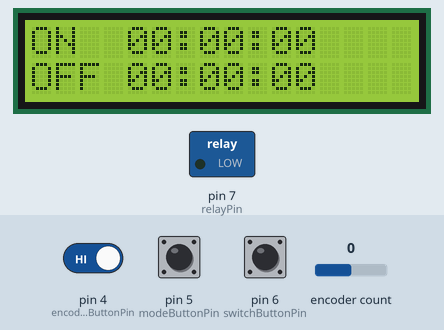
Simulated run of this sketch. Board: Arduino Uno, built with avr-gcc and run on an emulated ATmega328P. Shown: 16×2 character LCD, switched loads named in the sketch (green lamp = pin HIGH). The inputs (shaded band) are chosen by the test bench; at power-on: pin 5 (modeButtonPin) HIGH, pin 6 (switchButtonPin) HIGH, encoder count 0, pin 4 (encoderButtonPin) HIGH. EEPROM starts erased.

Above: at 1.2 s.
1.3 s: pin 5 (modeButtonPin) pulled LOW for 0.15 s
At 2.7 s:
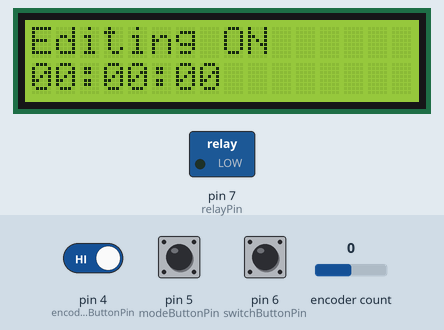
3.0 s: pin 6 (switchButtonPin) pulled LOW for 1 s
At 3.4 s:
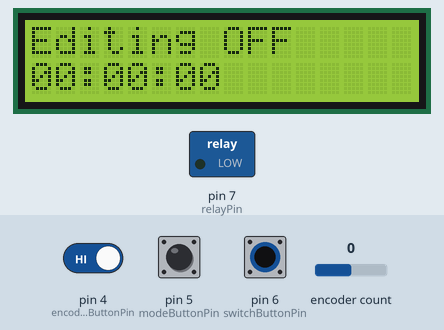
5.5 s: encoder count set to 1
At 6.2 s:
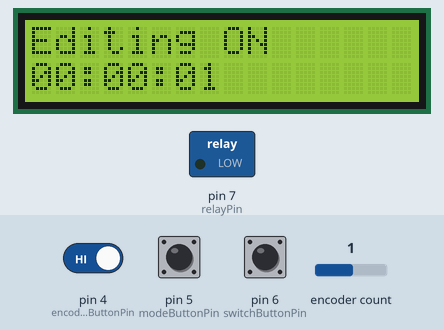
7.0 s: pin 5 (modeButtonPin) pulled LOW for 1 s
At 7.69 s:
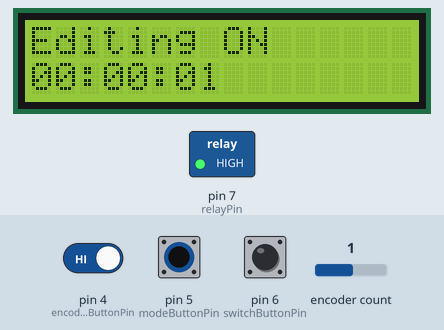
9.5 s: encoder count set to 2
At 10.4 s:
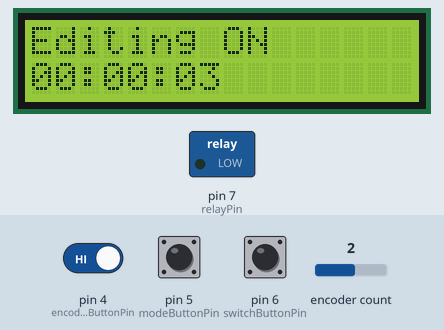
11.0 s: encoder count set to 3
At 11.6 s:
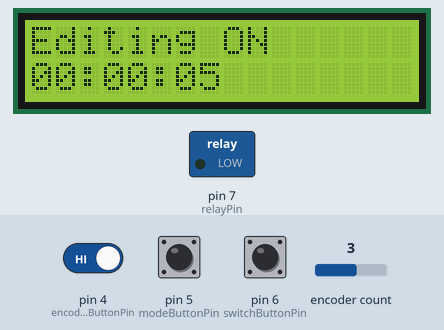
Timing chart, 0 to 13.5 s (numbered marks = the images above; inputs shaded):
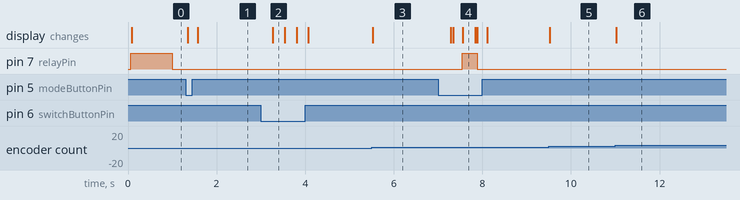

The sketch:

Countdown_OK_SIAP.ino
```cpp
#include <Wire.h>
#include <LiquidCrystal_I2C.h>
#include <Encoder.h>
#include <EEPROM.h>

LiquidCrystal_I2C lcd(0x27, 16, 2); // Sesuaikan alamat I2C jika perlu
Encoder encoder(2, 3); // Pin DT dan CLK pada rotary encoder
int encoderButtonPin = 4; // Pin tombol pada rotary encoder untuk mengubah faktor perkalian
int switchButtonPin = 6;  // Pin tombol untuk berpindah antara delayOn dan delayOff
int modeButtonPin = 5;    // Pin tombol untuk masuk/keluar mode edit
const int relayPin = 7; // Pin untuk relay

long delayOn = 10000; // 10 detik dalam milidetik
long delayOff = 10000; // 10 detik dalam milidetik
long countdownOn;
long countdownOff;
long lastPosition = 0;
int multiplicationState = 0; // 0: x1, 1: x60, 2: x3600
bool editingDelayOn = true; // Mulai dengan mengedit delayOn
bool editMode = false; // Mulai dengan mode countdown
bool isOff = false; // Mulai dengan countdown delayOn
unsigned long previousMillis = 0;
const long interval = 1000;
bool lcdNeedsUpdate = true; // Flag to trigger an update

void setup() {
  pinMode(encoderButtonPin, INPUT_PULLUP); // Gunakan pull-up internal untuk tombol perkalian
  pinMode(switchButtonPin, INPUT_PULLUP);   // Gunakan pull-up internal untuk tombol switch
  pinMode(modeButtonPin, INPUT_PULLUP);     // Gunakan pull-up internal untuk tombol mode edit
  pinMode(relayPin, OUTPUT); // Inisialisasi pin relay
  lcd.init();
  lcd.backlight();

  // Baca nilai dari EEPROM
  EEPROM.get(0, delayOn);
  EEPROM.get(4, delayOff);

  // Jika nilai EEPROM kosong (dengan asumsi nilai default adalah 0), beri nilai awal 10 detik
  if (delayOn == 0 && delayOff == 0) {
    delayOn = 10000;
    delayOff = 10000;
    EEPROM.put(0, delayOn);
    EEPROM.put(4, delayOff);
  }

  countdownOn = delayOn;
  countdownOff = delayOff; // Inisialisasi countdownOff
  digitalWrite(relayPin, HIGH); // Nyalakan relay
  updateLCD(false); // Tampilkan nilai awal delayOn dan delayOff dalam format hh:mm:ss
}

void loop() {
  unsigned long currentMillis = millis();

  if (editMode) {
    long newPosition = encoder.read();
    if (newPosition != lastPosition) {
      long delta = newPosition - lastPosition;
      lastPosition = newPosition;

      // Update delayOn atau delayOff tergantung pada mode edit
      if (editingDelayOn) {
        if (multiplicationState == 0) {
          delayOn += delta * 500;
        } else if (multiplicationState == 1) {
          delayOn += delta * 500 * 60;
        } else if (multiplicationState == 2) {
          delayOn += delta * 500 * 3600;
        }
        if (delayOn < 0) delayOn = 0; // Pastikan delayOn tidak negatif
      } else {
        if (multiplicationState == 0) {
          delayOff += delta * 500;
        } else if (multiplicationState == 1) {
          delayOff += delta * 500 * 60;
        } else if (multiplicationState == 2) {
          delayOff += delta * 500 * 3600;
        }
        if (delayOff < 0) delayOff = 0; // Pastikan delayOff tidak negatif
      }
      lcdNeedsUpdate = true;
    }

    // Logika untuk mengubah mode edit menggunakan tombol switch
    if (digitalRead(switchButtonPin) == LOW) {
      delay(50); // Debounce
      if (digitalRead(switchButtonPin) == LOW) {
        editingDelayOn = !editingDelayOn; // Ganti antara editing delayOn dan delayOff
        lcdNeedsUpdate = true; // Perbarui tampilan LCD setelah berpindah mode
        delay(200); // Tambahkan penundaan untuk mencegah multiple counts
      }
    }

    // Logika untuk mengubah mode perkalian
    if (digitalRead(encoderButtonPin) == LOW) {
      delay(50); // Debounce
      if (digitalRead(encoderButtonPin) == LOW) {
        multiplicationState = (multiplicationState + 1) % 3; // Ubah status perkalian
        lcdNeedsUpdate = true; // Perbarui tampilan LCD setelah mengubah perkalian
        delay(200); // Tambahkan penundaan untuk mencegah multiple counts
      }
    }

    // Keluar dari mode edit dan simpan nilai ke EEPROM
    if (digitalRead(modeButtonPin) == LOW) {
      delay(50); // Debounce
      if (digitalRead(modeButtonPin) == LOW) {
        editMode = false; // Keluar dari mode edit
        EEPROM.put(0, delayOn); // Simpan nilai delayOn ke EEPROM
        EEPROM.put(4, delayOff); // Simpan nilai delayOff ke EEPROM
        countdownOn = delayOn; // Reset countdownOn saat keluar dari mode edit
        countdownOff = delayOff; // Reset countdownOff saat keluar dari mode edit
        lcdNeedsUpdate = true; // Perbarui tampilan LCD setelah keluar dari mode edit
        delay(200); // Tambahkan penundaan untuk mencegah multiple counts
      }
    }
  } else {
    // Masuk ke mode edit
    if (digitalRead(modeButtonPin) == LOW) {
      delay(50); // Debounce
      if (digitalRead(modeButtonPin) == LOW) {
        digitalWrite(relayPin, LOW); // Matikan relay
        lcd.clear(); // Membersihkan layar saat masuk ke edit mode
        editMode = true; // Masuk mode edit
        lcdNeedsUpdate = true; // Perbarui tampilan LCD setelah masuk mode edit
        delay(200); // Tambahkan penundaan untuk mencegah multiple counts
      }
    }

    // Countdown logic
    if (currentMillis - previousMillis >= interval) {
      previousMillis = currentMillis;
      if (!isOff) {
        if (countdownOn > 0) {
          countdownOn -= interval; // Mengurangi countdown ON
        } else {
          isOff = true; // Berpindah ke mode OFF
          digitalWrite(relayPin, LOW); // Matikan relay
          countdownOff = delayOff; // Reset countdownOff untuk siklus baru
        }
      } else {
        if (countdownOff > 0) {
          countdownOff -= interval; // Mengurangi countdown OFF
        } else {
          isOff = false; // Berpindah ke mode ON
          digitalWrite(relayPin, HIGH); // Nyalakan relay
          countdownOn = delayOn; // Reset countdownOn untuk siklus baru
        }
      }
      lcdNeedsUpdate = true; // Perbarui tampilan countdown
    }
  }

  // Update LCD only when needed
  if (lcdNeedsUpdate) {
    updateLCD(editMode);
    lcdNeedsUpdate = false; // Reset the flag after updating
  }
}

void updateLCD(bool editing) {
  if (editing) {
    // Tampilkan mode edit
    long currentDelay = editingDelayOn ? delayOn : delayOff;
    int hours = (currentDelay / 3600000);
    int minutes = (currentDelay % 3600000) / 60000;
    int seconds = (currentDelay % 60000) / 1000;

    lcd.setCursor(0, 0);
    lcd.print(editingDelayOn ? "Editing ON  " : "Editing OFF ");
    lcd.setCursor(0, 1);
    lcd.print(hours < 10 ? "0" : "");
    lcd.print(hours);
    lcd.print(":");
    lcd.print(minutes < 10 ? "0" : "");
    lcd.print(minutes);
    lcd.print(":");
    lcd.print(seconds < 10 ? "0" : "");
    lcd.print(seconds);
  } else {
    // Tampilkan countdown
    int hoursOn = (countdownOn / 3600000);
    int minutesOn = (countdownOn % 3600000) / 60000;
    int secondsOn = (countdownOn % 60000) / 1000;
    int hoursOff = (countdownOff / 3600000);
    int minutesOff = (countdownOff % 3600000) / 60000;
    int secondsOff = (countdownOff % 60000) / 1000;

    lcd.setCursor(0, 0);
    lcd.print("ON  ");
    lcd.print(hoursOn < 10 ? "0" : "");
    lcd.print(hoursOn);
    lcd.print(":");
    lcd.print(minutesOn < 10 ? "0" : "");
    lcd.print(minutesOn);
    lcd.print(":");
    lcd.print(secondsOn < 10 ? "0" : "");
    lcd.print(secondsOn);

    lcd.setCursor(0, 1);
    lcd.print("OFF ");
    lcd.print(hoursOff < 10 ? "0" : "");
    lcd.print(hoursOff);
    lcd.print(":");
    lcd.print(minutesOff < 10 ? "0" : "");
    lcd.print(minutesOff);
    lcd.print(":");
    lcd.print(secondsOff < 10 ? "0" : "");
    lcd.print(secondsOff);
  }
}
```

Measured:
- after the input at 1.3 s, pin 7 (relayPin): stays LOW (without the input it goes to HIGH after 0.70 s); the display: first changes after 0.05 s (image 1 shows a later state)
- after the input at 3.0 s, the display: changes after 0.27 s (image 2)
- after the input at 5.5 s, the display: changes at once (image 3)
- after the input at 7.0 s, pin 7 (relayPin): LOW → HIGH after 0.54 s, → LOW 0.35 s later; the display: first changes after 0.29 s (image 4 shows a later state)
- after the input at 9.5 s, the display: changes at once (image 5)
- after the input at 11.0 s, the display: changes at once (image 6)
